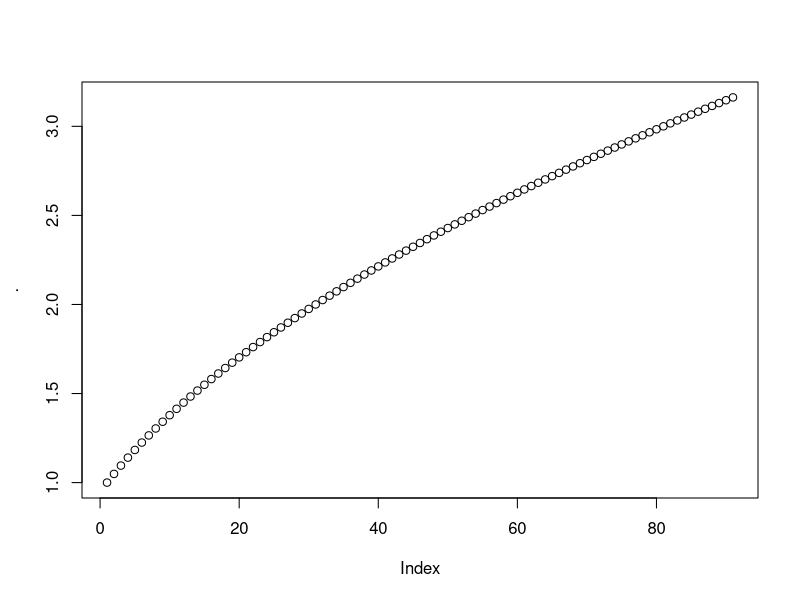
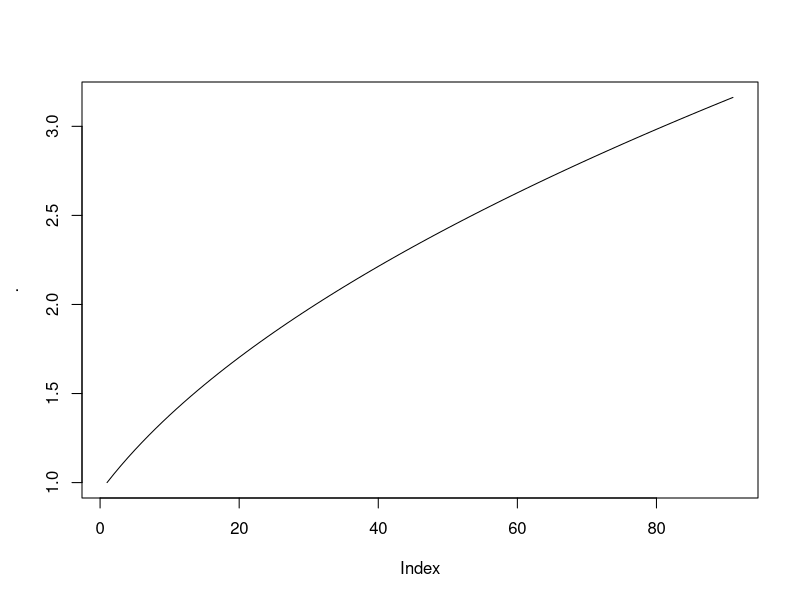
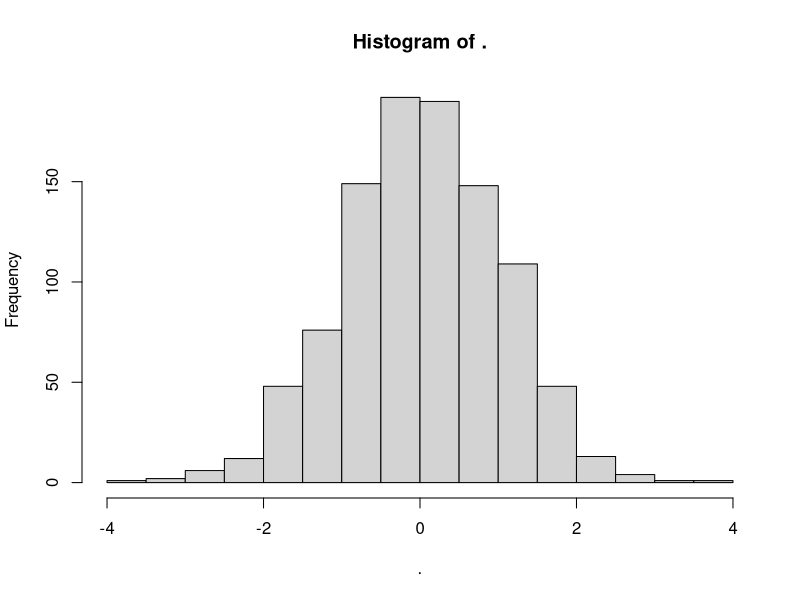
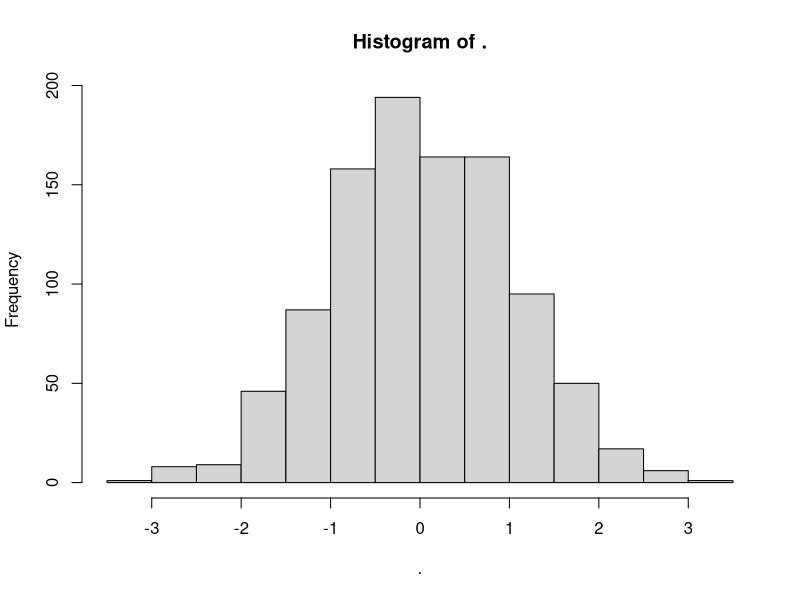
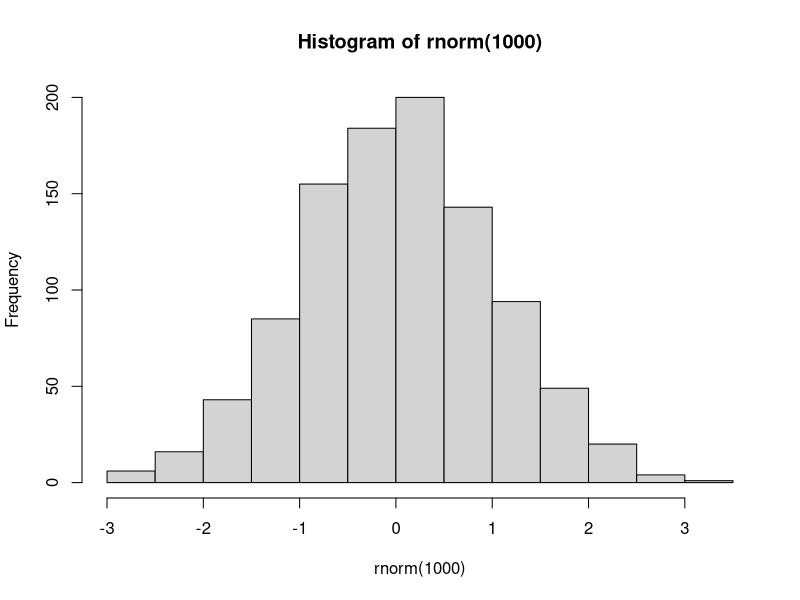
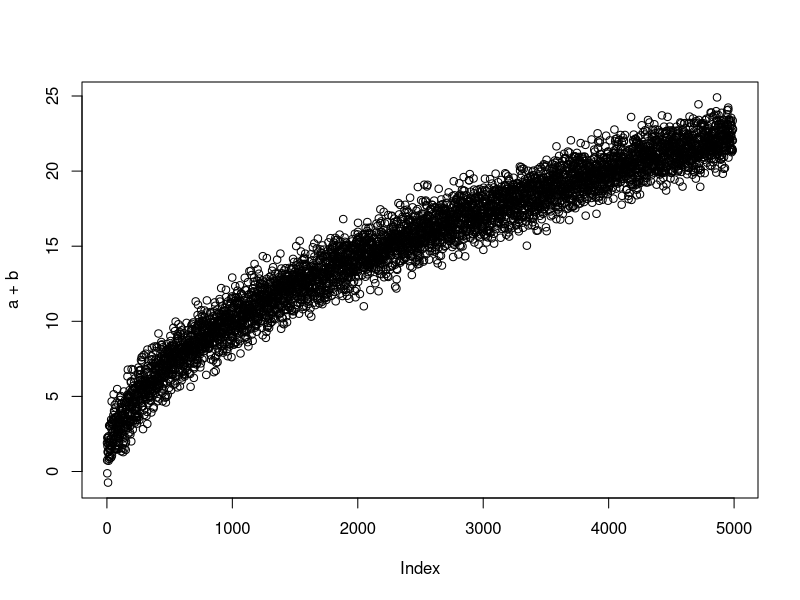
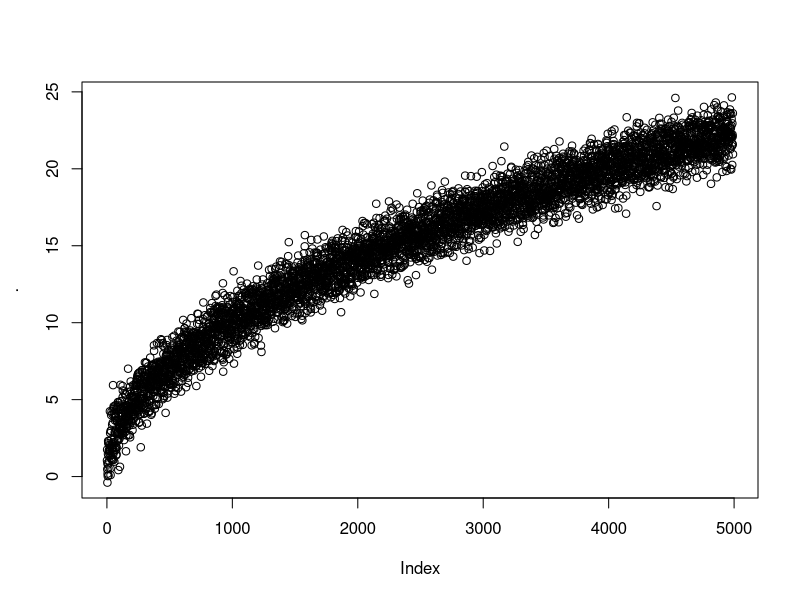
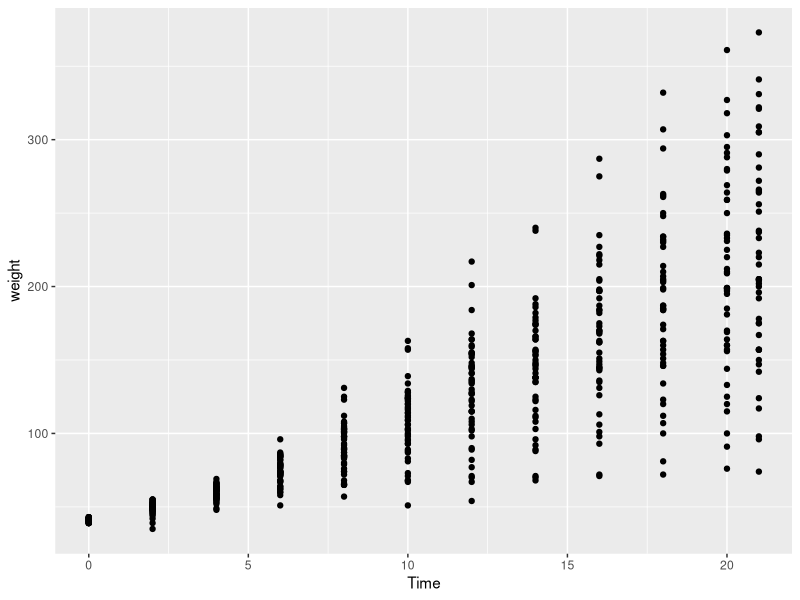

The R script that drew these images, in order:
## ---- chunk 1
library(dplyr)
library(ggplot2)
## ---- chunk 2
a <- 1 
b <- 3 
a + b 
## ---- chunk 3
c = a + b 
c
## ---- chunk 4
one <- 1 
two <- 2 
three <- 3 
four <- 4 
five <- 5 
total <- one + two + three + four + five 
total
## ---- chunk 5
max(one,5)
## ---- chunk 6
max(four, five)
## ---- chunk 7
sqrt(2)
## ---- chunk 8
sum(1,2,3,4,5)
## ---- chunk 9
log(2)
## ---- chunk 10
pi
## ---- chunk 11
log(sqrt(2))
## ---- chunk 12
circle_area <- function(radius){
  result <- radius*radius*pi
  return(result)
}

add <- function(n1, n2){
  return(n1 + n2)
}

add(1,circle_area(2))

circle_area(1)
## ---- chunk 13
money <- function(start, interest){
  start + start * interest
}
## ---- chunk 14
library(dplyr)
## ---- chunk 15
sqrt(2)
## ---- chunk 16
2 %>% sqrt 
## ---- chunk 17
log(sqrt(log(2)))
## ---- chunk 18
2 %>% 
  log %>% 
  sqrt %>% 
  log
## ---- chunk 19
money(100, 0.03) %>% 
  money(0.03) %>% 
  money(0.03)
## ---- chunk 20
paste("hello", "world")
## ---- chunk 21
substr("mattie", 2, 4)
## ---- chunk 22
as.numeric("104.5")
## ---- chunk 23
as.character(1)
## ---- chunk 24
c(1,2,3,4,5,6,7,8,9,0)
## ---- chunk 25
100:200
## ---- chunk 26
seq(1, 10, 0.1)
## ---- chunk 27
a <- seq(1, 10, 0.1)
sqrt(a)
## ---- chunk 28
# plot(sqrt(a))
a %>% sqrt() %>% plot()
a %>% sqrt() %>% plot(t='l')
## ---- chunk 29
1000 %>% rnorm %>% hist
rnorm(1000) %>% hist
hist(rnorm(1000))
## ---- chunk 30
a <- sqrt(seq(1, 500, 0.1))
b <- rnorm(length(a))
plot(a + b)
## ---- chunk 31
a <- seq(1, 500, 0.1) %>% sqrt
b <- length(a) %>% rnorm 
(a + b) %>% plot
## ---- chunk 32
arr <- c(2,3,4,5,6)
for(i in arr){
  print(i*2)
}

for(i in seq(1,2,0.2)){
  for(j in arr){
    print(c(i,j))
  }
}
## ---- chunk 33
old_arr = c(1,2,3,4,5,6)
new_arr = c()
for(i in old_arr){
  new_arr = c(new_arr, i*i)
}
new_arr
## ---- chunk 34
numbers <- 1:1000
largest_num <- -100000
for(i in numbers){
  if(i > largest_num){
    largest_num <- i
  }
}
## ---- chunk 35
my_max = function(numbers){
  largest_num = 0
  for(i in numbers){
    if(i > largest_num){
      largest_num = i
    }
  }
  return(largest_num)
}
## ---- chunk 36
ChickWeight %>% 
  select(weight, Time) %>% 
  head 
## ---- chunk 37
ChickWeight %>% 
    arrange(Time) %>% 
    select(-weight) %>% 
    head
## ---- chunk 38
ChickWeight %>% 
    mutate(time2 = Time * 2) %>% 
    head
## ---- chunk 39
ChickWeight %>% 
    filter(Time < 12) %>% 
    summary
## ---- chunk 40
p = ggplot()
p + geom_point(
  data=ChickWeight,
  aes(x=Time, y=weight)
) 
## ---- chunk 41
p = ggplot() 
p + geom_point(
  data=ChickWeight, 
  aes(x=Time, y=weight), 
  size = 5
)
## ---- chunk 42
p = ggplot() 
p = p + geom_point(
  data=ChickWeight, 
  aes(x=Time, y=weight, colour=Chick)
)
p + ggtitle("Chicken weight over time")

## ---- chunk 43
p <- ggplot() 
p <- p + geom_line(
  data=ChickWeight, 
  aes(x=Time, y=weight, colour=Chick)
)
p + ggtitle("Chicken weight over time")

## ---- chunk 44
p <- ggplot() 
p + geom_histogram(
  data=ChickWeight, 
  aes(x=weight, fill=Diet), 
  colour="white"
)
## ---- chunk 45
p <- ggplot() 
p <- p + geom_histogram(
  data=ChickWeight, 
  aes(x=weight, fill=Diet), 
  colour="white"
)
p + facet_grid(Diet ~ .)
## ---- chunk 46
p <- ggplot() 
p <- p + geom_histogram(
  data=ChickWeight, 
  aes(x=weight, fill=Diet), 
  colour="white"
)
p + facet_grid(Diet ~ ., scales = "free_y")
## ---- chunk 47
agg <- ChickWeight %>% 
  group_by(Diet, Time) %>%
  summarise(m = mean(weight))

ggplot() + 
  geom_point(data=ChickWeight, aes(Time, weight)) + 
  geom_line(data=agg, aes(Time, m, colour=Diet)) + 
  ggtitle("weights over different diets")
